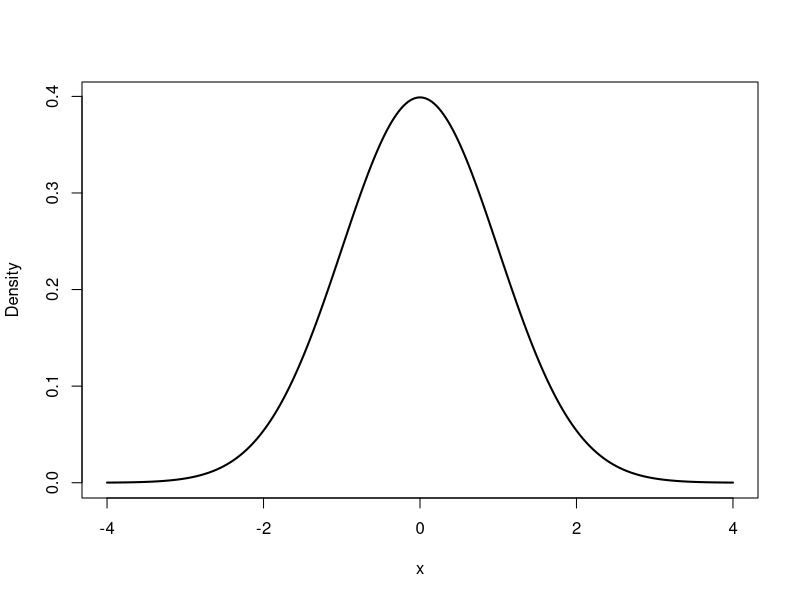

Generate this figure with R:
plot_normal_density <- function(mean, sd) {
  x <- seq(mean - 4 * sd, mean + 4 * sd, length.out = 1000)
  y <- dnorm(x, mean, sd)
  plot(x, y, type = "l", lwd = 2, xlab = "x", ylab = "Density")
}

plot_normal_density(0, 1)

